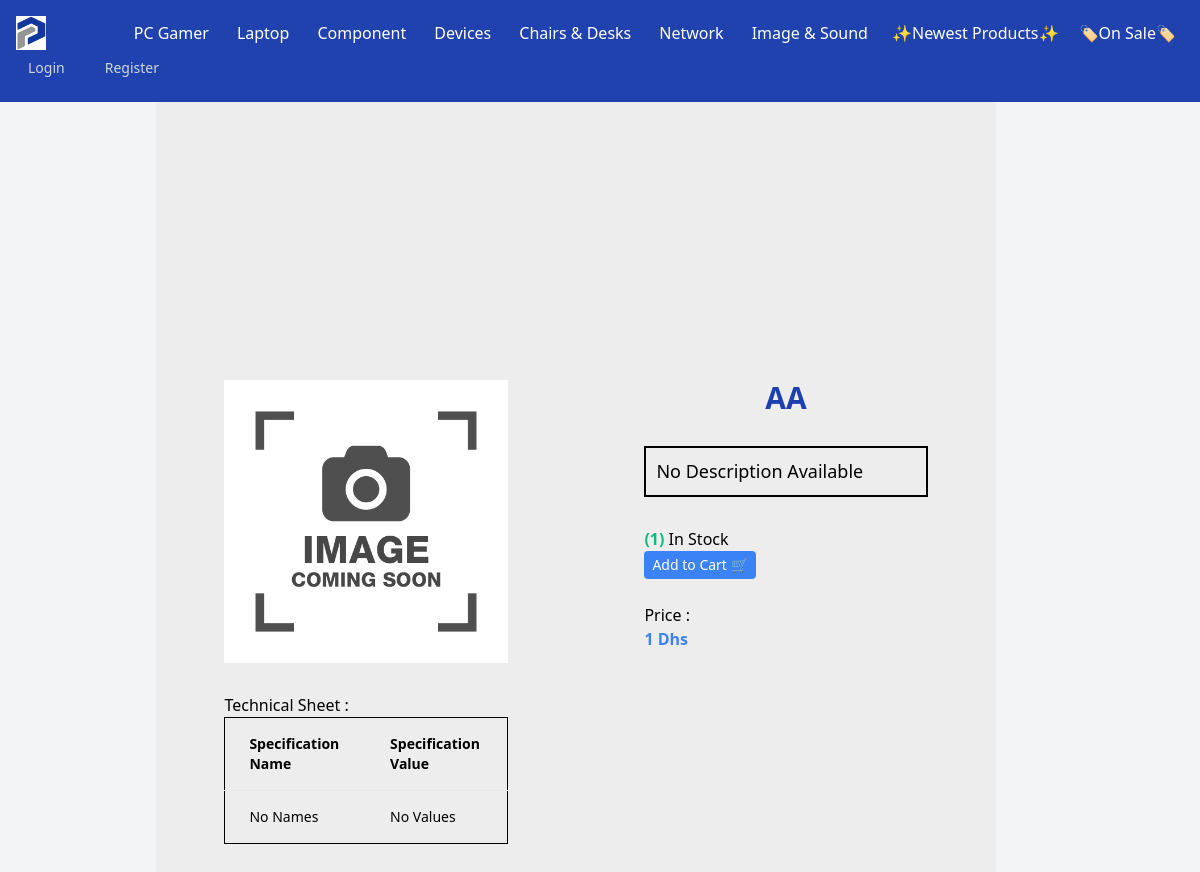
Screenshot of /Product/Product_Single?id=142&ProductName=AA with the database file from the repository.
### tables this page shows
CREATE TABLE `categories` (
  `Category_ID` int NOT NULL AUTO_INCREMENT,
  `Category_Name` varchar(100) DEFAULT 'Unspecified',
  `Category_Desc` varchar(2000) DEFAULT NULL,
  PRIMARY KEY (`Category_ID`),
  UNIQUE KEY `UC_Category_Name` (`Category_Name`),
  UNIQUE KEY `Category_Name` (`Category_Name`)
);

CREATE TABLE `products` (
  `Product_ID` int NOT NULL AUTO_INCREMENT,
  `Product_Name` varchar(255) DEFAULT NULL,
  `Category_ID` int DEFAULT NULL,
  `SubCategory_ID` int DEFAULT NULL,
  `Product_Desc` varchar(2000) DEFAULT NULL,
  `Manufacturer_ID` int DEFAULT NULL,
  `Buying_Price` decimal(10,2) DEFAULT NULL,
  `Selling_Price` decimal(10,2) DEFAULT NULL,
  `Product_Quantity` int DEFAULT NULL,
  `Product_Visibility` enum('Visible','Invisible') NOT NULL DEFAULT 'Visible',
  `Date_Created` timestamp NULL DEFAULT CURRENT_TIMESTAMP,
  `Product_Picture` varchar(255) DEFAULT NULL,
  `Discount_Price` decimal(10,2) DEFAULT '0.00',
  PRIMARY KEY (`Product_ID`),
  KEY `Category_ID` (`Category_ID`),
  KEY `SubCategory_ID` (`SubCategory_ID`),
  KEY `Manufacturer_ID` (`Manufacturer_ID`),
  CONSTRAINT `products_ibfk_1` FOREIGN KEY (`Category_ID`) REFERENCES `categories` (`Category_ID`),
  CONSTRAINT `products_ibfk_2` FOREIGN KEY (`SubCategory_ID`) REFERENCES `subcategories` (`SubCategory_ID`),
  CONSTRAINT `products_ibfk_3` FOREIGN KEY (`Manufacturer_ID`) REFERENCES `manufacturers` (`Manufacturer_ID`),
  CONSTRAINT `chk_buying_price` CHECK ((`Buying_Price` <= `Selling_Price`))
);

### Product/Product_Single.php (the view, shortened to what this page needs)
<?php
include_once ("../DB_Connexion.php");
function formatNumber($number)
{
    return number_format($number, 0, '', ' ');
}
if (isset($_SESSION['User_ID']) || isset($_SESSION['User_Role'])) {
    $User_ID = $_SESSION['User_ID'];
    $Users = "SELECT User_ID, User_Role, User_FirstName, User_LastName FROM Users WHERE User_ID = :User_ID";
    $pdoUsers = $connexion->prepare($Users);
    $pdoUsers->execute([':User_ID' => $User_ID]);
    $User = $pdoUsers->fetch(PDO::FETCH_ASSOC);
    $User_FullName = $User['User_FirstName'] . ' ' . $User['User_LastName'];
    $User_Role = $User['User_Role'];
    $Current_User_Role = $User['User_Role'];
} else {
    $User_Role = 'Client';
}
$Categories = "SELECT Category_ID, Category_Name FROM Categories ORDER BY Category_ID ASC";
$pdoCategories = $connexion->prepare($Categories);
$pdoCategories->execute();
$Categories = $pdoCategories->fetchAll(PDO::FETCH_ASSOC);
if (isset($_GET['id'])) {
    $Product_ID = $_GET['id'];
    if ($User_Role !== 'Client') {
        $Product_Detail = "SELECT * FROM Products WHERE Product_ID = :Product_ID";
        $pdoProduct_Detail = $connexion->prepare($Product_Detail);
        $pdoProduct_Detail->execute(['Product_ID' => $Product_ID]);
        $Product_Detail = $pdoProduct_Detail->fetch(PDO::FETCH_ASSOC);
    } else {
        $Product_Detail = "SELECT * FROM Products WHERE Product_ID = :Product_ID AND Product_Visibility = 'Visible'";
        $pdoProduct_Detail = $connexion->prepare($Product_Detail);
        $pdoProduct_Detail->execute(['Product_ID' => $Product_ID]);
        $Product_Detail = $pdoProduct_Detail->fetch(PDO::FETCH_ASSOC);
    }
    $Select_Specs = "SELECT Specification_Name , Specification_Value FROM ProductSpecifications WHERE Product_ID = :Product_ID";
    $pdoSelect_Specs = $connexion->prepare($Select_Specs);
    $pdoSelect_Specs->execute(['Product_ID' => $Product_ID]);
} else {
    header('Location: ../.');
    exit();
}
?>
<!DOCTYPE html>
<html lang="en">
<head>
</head>
<body class="bg-gray-100">
    <nav class="bg-blue-800 text-white">
        <div class="flex flex-wrap justify-between items-center p-4">
            <a href=".././"><img src="../Logo.png" alt="Logo" id="Logo"></a>
            <div class="flex grid-cols-4 gap-1">
                <?php foreach ($Categories as $Category): ?>
                    <?php if ($Category['Category_Name'] !== 'Unspecified'):
                        ?>
                        <div class="relative category">
                            <a href=".././?id=<?php echo $Category['Category_ID'] ?>&Type=Category&Name=<?php echo str_replace(' ', '', $Category['Category_Name']) ?>"
                                class="px-3 py-2 hover:bg-gray-700"><?php echo $Category['Category_Name']; ?></a>
                        </div>
                    <?php endif; ?>
                <?php endforeach; ?>
                <div><a href="./../?Status=New" class="px-2 py-2 hover:bg-yellow-700">✨Newest Products✨</a></div>
                <div><a href="./../?Status=Discount" class="px-2 py-2 hover:bg-yellow-700">🏷️On Sale🏷️</a></div>
            </div>
            <div class="flex space-x-4">
                <?php if (isset($_SESSION['User_ID'])):
                    if ($User_Role === 'Owner') {
                        $Emoji = '👑';
                    } elseif ($User_Role === 'Admin') {
                        $Emoji = '👨‍💼';
                    } else {
                        $Emoji = '💼';
                    }
                    ?>
                    <a href="../User/User_ShoppingCart.php"
                        class="flex items-center text-gray-300 hover:bg-green-700 px-3 py-2 rounded-md text-sm font-medium">
                        🛒 Shopping Cart
                        <?php if ($Cart_Count > 0) { ?>
                            (<?php echo $Cart_Count ?>)
                        <?php } ?>
                    </a>
                    <a class="text-gray-300 hover:bg-blue-700 px-3 py-2 rounded-md text-sm font-medium"
                        href="../User/User_Modify.php?id=<?php echo $User_ID; ?>&FullName=<?php echo urlencode($User_FullName); ?>">Currently
                        Logged in As : <br><span><?php echo $Emoji . ' ' . $User_FullName ?> -
                            <?php echo $User_Role ?></span></a>
                    <a href="../User/User_Logout.php"
                        class="text-gray-300 hover:bg-red-700 px-4 py-4 rounded-md text-sm font-medium">Logout</a>
                <?php else: ?>
                    <a href="../User/User_SignIn.php"
                        class="text-gray-300 hover:bg-blue-700 px-3 py-2 rounded-md text-sm font-medium">Login</a>
                    <a href="../User/User_SignUp.php"
                        class="text-gray-300 hover:bg-blue-700 px-3 py-2 rounded-md text-sm font-medium">Register</a>
                <?php endif; ?>
            </div>
        </div>
    </nav>
    <div class="flex justify-center items-center bg-gray-100 min-h-screen py-8 total-wrapper" id="ContentContainer">
        <section id="Section01">
            <div class="SingleInfo">
                <img src="<?php echo $Product_Detail['Product_Picture']; ?>" alt="">
            </div>
            <div class="SingleInfo">
                <table class="table-auto w-full text-left text-sm font-light text-surface dark:text-white">
                    <h1>Technical Sheet :</h1>
                    <thead class="border-b border-neutral-200 font-medium dark:border-white/10">
                        <tr>
                            <th scope="col" class="px-6 py-4">Specification Name</th>
                            <th scope="col" class="px-6 py-4">Specification Value</th>
                        </tr>
                    </thead>
                    <tbody>
                        <?php if ($row = $pdoSelect_Specs->fetch(PDO::FETCH_ASSOC)) {
                            while ($row = $pdoSelect_Specs->fetch(PDO::FETCH_ASSOC)): ?>
                                <tr>
                                    <td class="px-6 py-4 whitespace-nowrap"><?php echo $row['Specification_Name']; ?></td>
                                    <td class="px-6 py-4 text-ellipsis overflow-hidden">
                                        <?php echo $row['Specification_Value']; ?>
                                    </td>
                                </tr>
                            <?php endwhile;
                        } else { ?>
                            <tr>
                                <td class="px-6 py-4 whitespace-nowrap">No Names</td>
                                <td class="px-6 py-4 text-ellipsis overflow-hidden">No Values</td>
                            </tr>
                        <?php } ?>
                    </tbody>
                </table>
            </div>
        </section>
        <section id="Section02">
            <div class="SingleInfo">
                <h1 class="text-3xl font-bold mb-6 text-blue-800 text-center h1-Add">
                    <?php echo $Product_Detail['Product_Name']; ?>
                </h1>
            </div>
            <div class="SingleInfo">
                <p id="Product_Desc"><?php if ($Product_Detail['Product_Desc'] != '') {
                    echo $Product_Detail['Product_Desc'];
                } else {
                    echo 'No Description Available';
                } ?></p>
            </div>
            <div class="SingleInfo">
                <?php if ($Product_Detail['Product_Quantity'] > 0) { ?>
                    <span
                        class="text-green-500 font-bold"><?php echo '(' . $Product_Detail['Product_Quantity'] . ')'; ?></span>
                    In Stock <a href="Add_To_Cart.php?id=<?php echo $Product_Detail['Product_ID']; ?>"
                        class="block bg-blue-500 text-white py-1 px-2 rounded hover:bg-blue-600 text-sm flex-grow w-28"
                        onclick="return alert('<?php echo $Product_Detail['Product_Name'] ?> has been added To Your Shopping Cart.')">Add
                        to Cart 🛒</a>
                <?php } else { ?>
                    <span class="text-red-500 font-bold">Out of stock</span>
                </div>
            <?php } ?><br>
            <div>Price :
                <?php if ($Product_Detail['Selling_Price'] == $Product_Detail['Discount_Price'] || $Product_Detail['Discount_Price'] == 0) { ?>
                    <p class="text-blue-500 mb-1 font-bold">
                        <?php echo formatNumber($Product_Detail['Selling_Price']); ?> Dhs
                    </p>
                <?php } ?>
            </div>
    </div>
        </section>
    </div>
</body>
</html>
</html>

### Product/Product_Single.php (style rules this page uses)
table { border: 1px solid black; }
#Product_Desc { font-size: 18px; border: 2px solid black; padding: 10px; }
#Section01 { width: 48%; height: 100vh; z-index: 1; position: absolute; margin-left: -50%; }
#Section02 { width: 10%; z-index: 1; width: 48%; margin-left: 50%; height: 100vh; z-index: 1; position: absolute; }
.SingleInfo { position: relative; margin-top: 30px; margin-left: 60px; margin-right: 60px }
img { height: auto; max-width: auto; }
#ContentContainer { height: 1500px; width: 70%; position: absolute; margin-top: 0%; background-color: #ededed; margin-left: 13%; }
#Logo { width: 30px; height: 34px; }
nav { height: auto; position: fixed; width: 100%; z-index: 1000; margin-bottom: auto; opacity: 99%; }
body { background-color: #e4e8f3; }

### rows the page displays
categories: Category_Name "PC Gamer"
categories: Category_Name "Laptop"
categories: Category_Name "Component"
categories: Category_Name "Devices"
categories: Category_Name "Chairs & Desks"
categories: Category_Name "Network"
categories: Category_Name "Image & Sound"
products: Product_Picture (placeholder picture), Product_Name "AA", Product_Quantity "1", Selling_Price "1"
